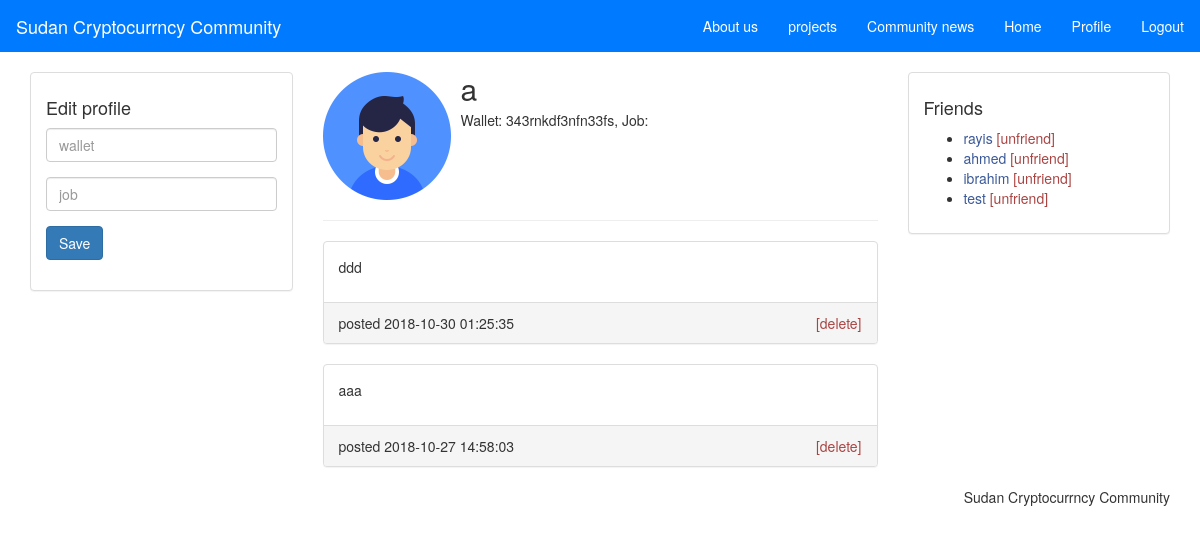
/profile.php?username=a (signed in), run on the app's committed database.
### tables this page shows
CREATE TABLE IF NOT EXISTS `users` (
`id` int(11) NOT NULL,
  `username` varchar(30) NOT NULL,
  `password` varchar(255) NOT NULL,
  `status` varchar(150) NOT NULL,
  `profile_image_url` varchar(200) NOT NULL,
  `location` varchar(30) NOT NULL
);

CREATE TABLE IF NOT EXISTS `posts` (
`id` int(11) NOT NULL,
  `content` text NOT NULL,
  `user_id` int(11) NOT NULL,
  `created_at` datetime NOT NULL DEFAULT CURRENT_TIMESTAMP
);

CREATE TABLE IF NOT EXISTS `friends` (
`id` int(11) NOT NULL,
  `user_id` int(11) NOT NULL,
  `friend_id` int(11) NOT NULL
);

### functions.php (called while the page is built, shortened)
<?php
  function is_auth() {
    return isset($_SESSION['user_id']);
  }

### profile.php (the view, shortened to what this page needs)
<?php require_once "functions.php"; ?>
<?php include "header.php" ?>
<?php
  $sql = "SELECT id, username, status, profile_image_url, location FROM users WHERE username = ?";
  $statement = $conn->prepare($sql);
  $statement->bind_param('s', $_GET['username']);
  $statement->execute();
  $statement->store_result();
  $statement->bind_result($id, $username, $status, $profile_image_url, $location);
?>
<main class="container">
  <div class="row">
    <div class="col-md-3">
      <div class="panel panel-default">
        <div class="panel-body">
          <h4>Edit profile</h4>
          <form method="post" action="php/edit-profile.php">
            <div class="form-group">
              <input class="form-control" type="text" name="status" placeholder="wallet" value="">
            </div>
            <div class="form-group">
              <input class="form-control" type="text" name="location" placeholder="job" value="">
            </div>
            <div class="form-group">
              <input class="btn btn-primary" type="submit" value="Save">
            </div>
          </form>
        </div>
      </div>
    </div>
    <div class="col-md-6">
      <div class="media">
        <div class="media-left">
          <img src="img/my_avatar.png" class="media-object" style="width: 128px; height: 128px;">
        </div>
        <div class="media-body">
          <h2 class="media-heading"><?php echo $username; ?></h2>
          <p>Wallet: <?php echo $status; ?>, Job: <?php echo $location; ?></p>
        </div>
      </div>
      <hr>
      <div>
        <?php
          $posts_sql = "SELECT * FROM posts WHERE user_id = {$id} ORDER BY created_at DESC";
          $result = $conn->query($posts_sql);
          if ($result->num_rows > 0) {
            while($post = $result->fetch_assoc()) {
              ?>
                <div class="panel panel-default">
                  <div class="panel-body">
                    <p><?php echo $post['content']; ?></p>
                  </div>
                  <div class="panel-footer">
                    <span>posted <?php echo $post['created_at']; ?></span>
                    <?php if(is_auth() && $_SESSION['user_id'] == $id): ?>
                      <span class="pull-right"><a class="text-danger" href="php/delete-post.php?id=<?php echo $post['id']; ?>">[delete]</a></span>
                    <?php endif; ?>
                  </div>
                </div>
              <?php
            }
          } else {
            ?>
              <p class="text-center">No posts yet!</p>
            <?php
          }
        ?>
      </div>
    </div>
    <div class="col-md-3">
      <div class="panel panel-default">
        <div class="panel-body">
          <h4>Friends</h4>
          <?php
            $sql = "SELECT * FROM friends WHERE user_id = {$_SESSION['user_id']}";
            $result = $conn->query($sql);
            if ($result->num_rows > 0) { ?>
              <ul>
                <?php
                  while($friend = $result->fetch_assoc()) { ?>
                    <li>
                      <?php
                        $u_sql = "SELECT * FROM users WHERE id = {$friend['friend_id']} LIMIT 1";
                        $u_result = $conn->query($u_sql);
                        $fc_user = $u_result->fetch_assoc();
                      ?>
                      <a href="profile.php?username=<?php echo $fc_user['username']; ?>"><?php echo $fc_user['username']; ?></a>
                      <a class="text-danger" href="php/remove-friend.php?uid=<?php echo $fc_user['id']; ?>">[unfriend]</a>
                    </li>
                <?php } ?>
              </ul>
            <?php } else { ?>
              <p class="text-center">No friend requests!</p>
            <?php } ?>
        </div>
      </div>
    </div>
  </div>
</main>
<?php include "footer.php" ?>

### css/style.css (style rules this page uses)
a { color: #3b5998; }

### data on the page
users: username "a", status "343rnkdf3nfn33fs"
posts: content "ddd", created_at "2018-10-30 01:25:35"
posts: content "aaa", created_at "2018-10-27 14:58:03"
friends: users.username "rayis"
friends: users.username "ahmed"
friends: users.username "ibrahim"
friends: users.username "test"
